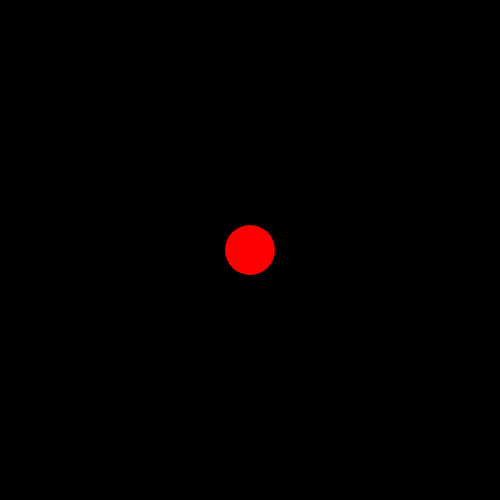
Frame 1 (no input)
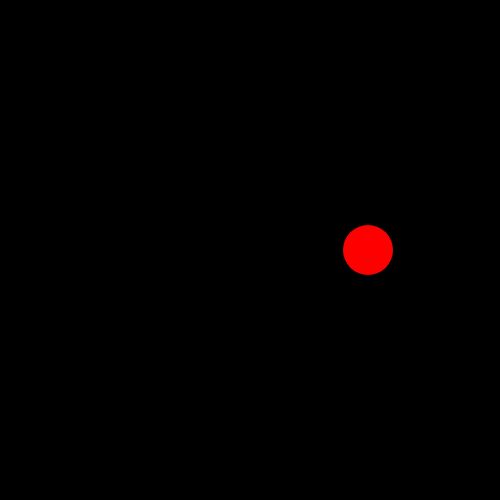
Frame 60 (no input)
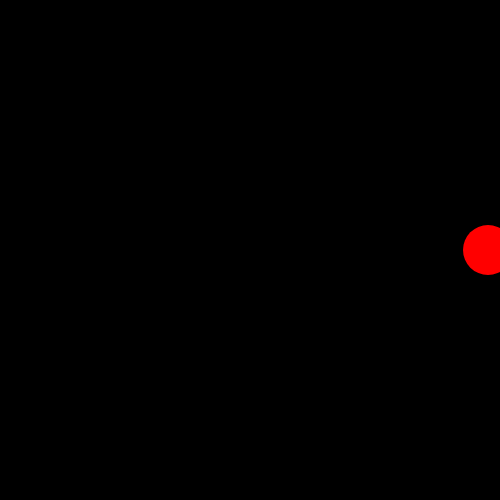
Frame 120 (the mouse pressed at the canvas centre since frame 60)

The p5.js sketch that drew these frames (run headless with seeded random() and noise() and a simulated clock; from frame 60 on, the mouse is pressed at the canvas centre):

// p5.js sketch
// ── sketch.js
//グローバル変数
let x; //x座標
let speedX; //スピード

//初期設定
function setup() {
  createCanvas(500, 500);
  x = width / 2; //xの初期位置
  speedX = 2; //スピードの値
}

//メインループ
function draw() {
  background(0);
  noStroke();
  fill(255, 0, 0);
  ellipse(x, 250, 50);

  x = x + speedX; // xの現在地にスピードの値を足していく
  // もしX座標がキャンバス幅以上になったら
  if (x > width || x < 0) {
    speedX = speedX * -1; //X座標に-1をかける
  }
}
